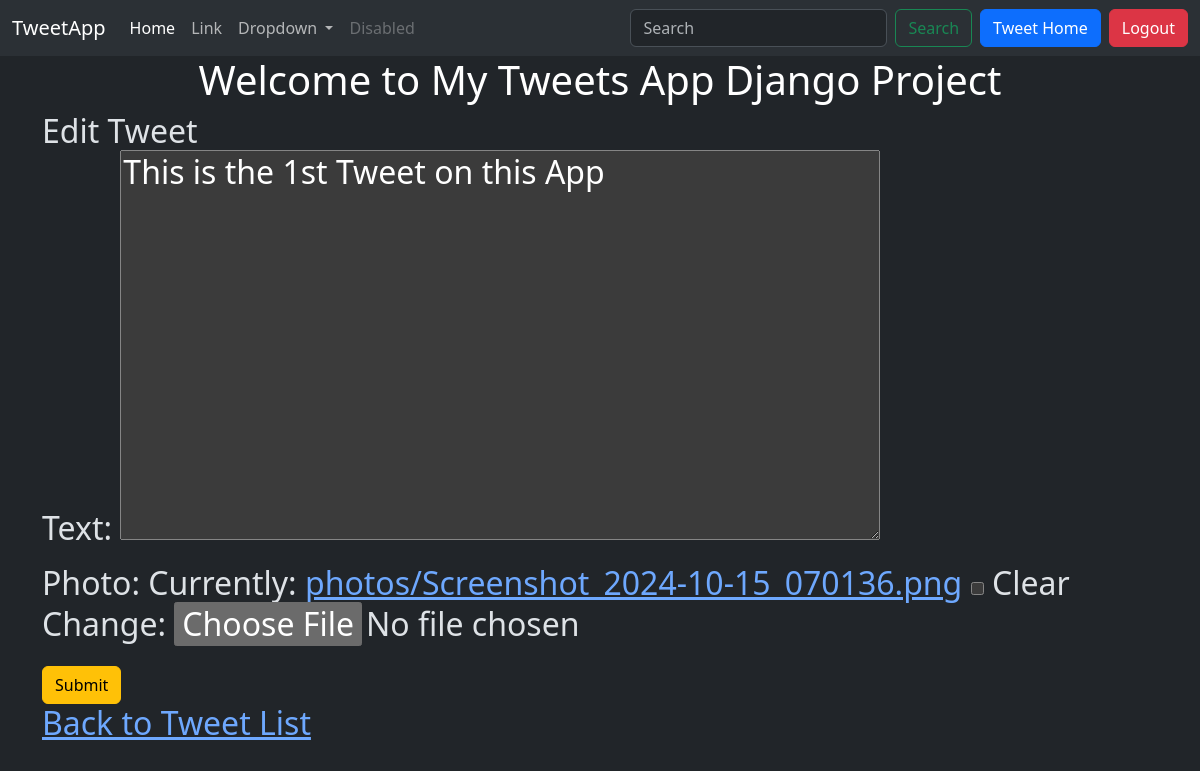
The app's page /tweet/1/edit/ (signed in), older data.
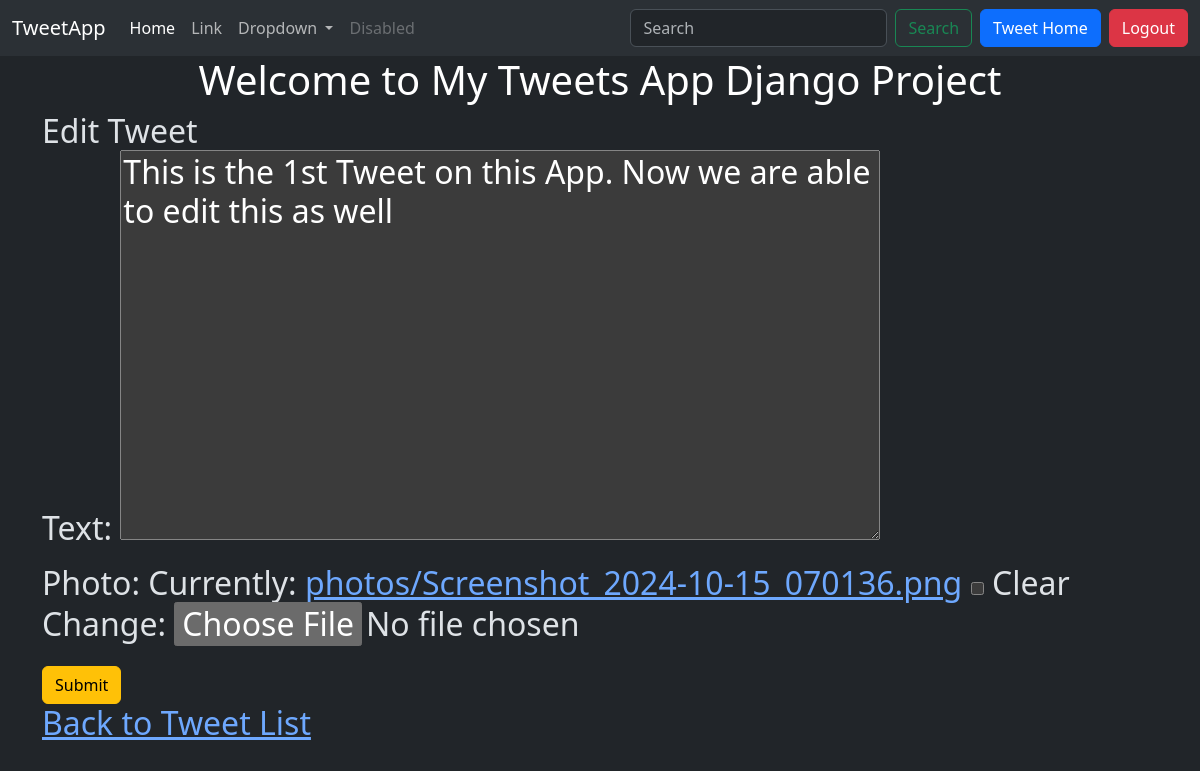
The same page, newer data.
### tweet/models.py (models this page shows, shortened)
class Tweet(models.Model):
    user = models.ForeignKey(User, on_delete=models.CASCADE)
    text = models.TextField(max_length=240)
    photo = models.ImageField(upload_to='photos/', blank=True, null=True)
    created_at = models.DateTimeField(auto_now_add=True)
    uploaded_at = models.DateTimeField(auto_now=True)

### tweet/views.py (the view)
# urls.py: path('<int:tweet_id>/edit/', views.tweet_edit, name='tweet_edit'),
@login_required
def tweet_edit(request, tweet_id):
    tweet = get_object_or_404(Tweet, pk=tweet_id, user=request.user) #modelname,pk of which tweet, make sure he's able to edit only his tweet
    if request.method == 'POST':
        form = TweetForm(request.POST, request.FILES, instance=tweet) # extract data and file(if present)
        if form.is_valid():
            tweet = form.save(commit=False)
            tweet.user = request.user
            tweet.save()
            return redirect('tweet_list')
    else:
        form = TweetForm(instance=tweet) # coz there will be data which is already stored
    return render(request, 'tweet_form.html', {'form': form})

### tweet/forms.py
class TweetForm(forms.ModelForm):
    class Meta:
        model = Tweet
        fields = ['text','photo'] # these are custom firlds so give a list

### tweet/templates/tweet_form.html (shortened to what this page needs)
{% extends "layout.html" %}
{% block content %}
    <h1 class="text-center text-white">Welcome to My Tweets App Django Project</h1>
    <h2>
        {% if form.instance.pk %}
            Edit Tweet
        {% else %}
            Create Tweet
        {% endif %}
        <form method="post" enctype="multipart/form-data" class="form">
            {{ form.as_p}}
            <button class="btn btn-warning" type="submit">Submit</button>
        </form>
        <a href="{% url 'tweet_list'%}">Back to Tweet List</a>
    </h2>
{% endblock %}

Row changes from the older to the newer data that the page shows:
changed Tweet: text "This is the 1st Tweet on this App" → "This is the 1st Tweet on this App. Now we are able to edit this as well"
